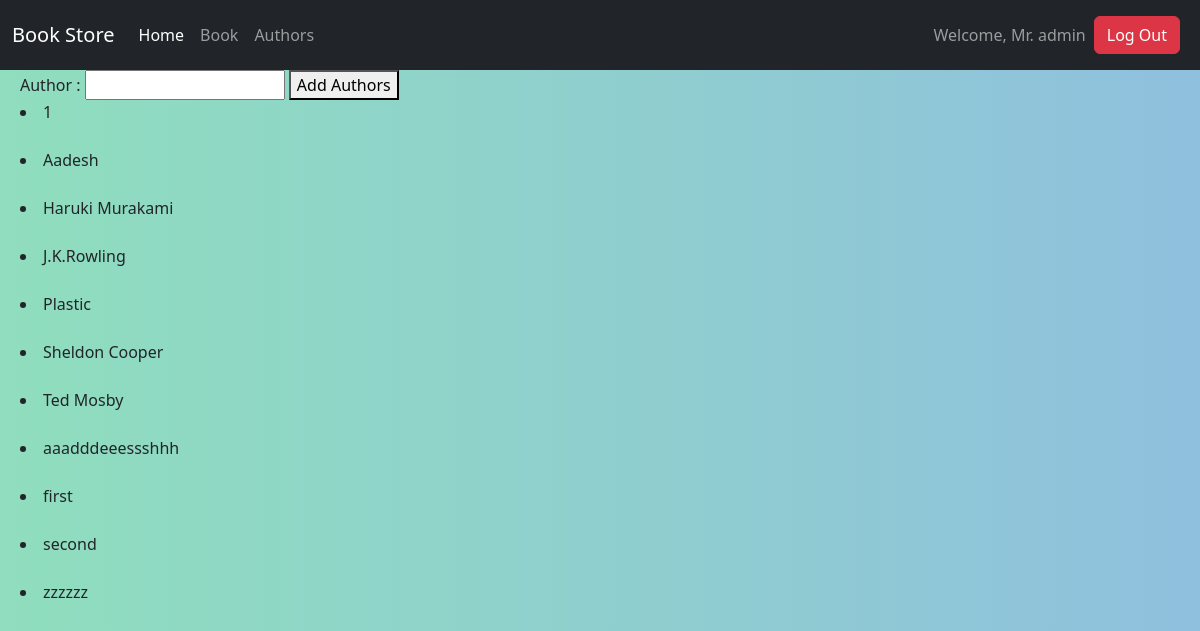
Screenshot of /Author (signed in) with the database file from the repository.
### BookStoreWebsite/models.py (models this page shows, shortened)
class Author(models.Model):
    Author = models.CharField(("Author Name"), max_length=50)

### BookStoreWebsite/views.py (the view)
def author(request):
    if request.user.is_authenticated:
        author = AuthorInput()
        authorList = Author.objects.order_by('Author')
        if request.method == 'POST':
            author = AuthorInput(request.POST)
        if author.is_valid():
            author.save()
            return redirect('author')
        context = {'authorList':authorList, 'author':author}
        return render(request, 'authors.html',context)
    else:
        messages.error(request, 'You cannot access this page Please Login')
        return redirect('/')

### BookStoreWebsite/forms.py
class AuthorInput(ModelForm):
    class Meta:
        model = Author
        fields = '__all__'

### templates/authors.html (shortened to what this page needs)
{% extends 'base.html' %} {%load static%} {% block body %}
<!DOCTYPE html>
<html lang="en">
  <head>
    <link rel="stylesheet" href="{%static 'books.css' %}" />
  </head>
  <body>
    <div class="Field">
      <div class="AddAuthor">
        <form method="POST">
          <div class="Author">
            Author : {{author.Author}}
            <button>Add Authors</button>
          </div>
        </form>
      </div>
      <form method="POST">
        <div class="Authors">
          {%for i in authorList%}
          <li>{{i.Author}}</li>
          <br />
          {% endfor %}
        </div>
      </form>
    </div>
  </body>
</html>
{% endblock body %}

### templates/base.html (shortened to what this page needs)
{% load static %}
<!DOCTYPE html>
<html lang="en">
<head>
  <link rel="stylesheet" href="{%static 'index.css' %}" />
  <link href="https://cdn.jsdelivr.net/npm/bootstrap@5.2.0/dist/css/bootstrap.min.css" rel="stylesheet"
 />
  <link rel="stylesheet" href="{%static 'toastr.css' %}" />
</head>
<body>
  <nav class="navbar navbar-expand-lg navbar-dark bg-dark">
    <div class="container-fluid">
      <a class="navbar-brand" href="/">Book Store</a>
      <div class="collapse navbar-collapse" id="navbarNav">
        <ul class="navbar-nav">
          {% if user.is_authenticated %}
          <li class="nav-item">
            <a class="nav-link active" aria-current="page" href="/">Home</a>
          </li>
          <li class="nav-item">
            <a class="nav-link" href="/Books">Book</a>
          </li>
          <li class="nav-item">
            <a class="nav-link" href="/Author">Authors</a>
          </li>
          {% endif %}
        </ul>
      </div>
      {% if user.is_authenticated %}
      <span class="navbar-text">
        Welcome, Mr. {{request.user.username}}
      </span>
      <a href="Signout">
      <button class="btn btn-danger m-2" action='logout'>Log Out</button></a>
      {% endif %}
    </div>
  </nav>
<div class="main">{% block body %} {% endblock body %}</div>
</body>
</html>

### static/index.css (style rules this page uses)
.main { margin: 0px 20px; padding: 0px; }
body { background: linear-gradient(to left, rgb(192, 222, 143),rgb(222, 176, 143)); }
input { width: 200px; text-align: left; }

### static/books.css (style rules this page uses)
body { background: linear-gradient(to left, rgb(143, 192, 222),rgb(143, 222, 190)); }

### rows the page displays
Author: Author "1"
Author: Author "Aadesh"
Author: Author "Haruki Murakami"
Author: Author "J.K.Rowling"
Author: Author "Plastic"
Author: Author "Sheldon Cooper"
Author: Author "Ted Mosby"
Author: Author "aaadddeeessshhh"
Author: Author "first"
Author: Author "second"
Author: Author "zzzzzz"

### other values shown
{{ request.user.username }} "admin"
